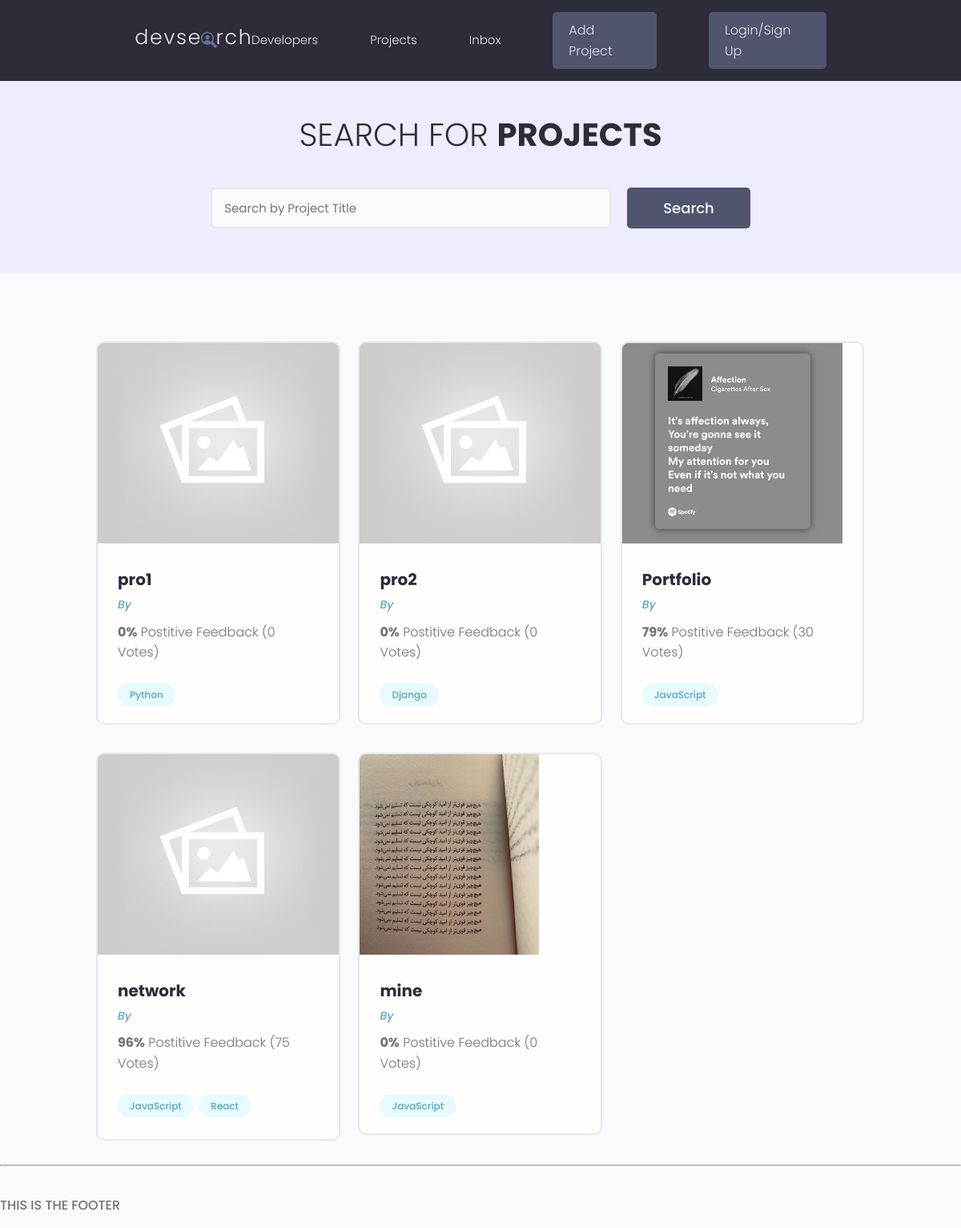
The app's page /projects/, older data.
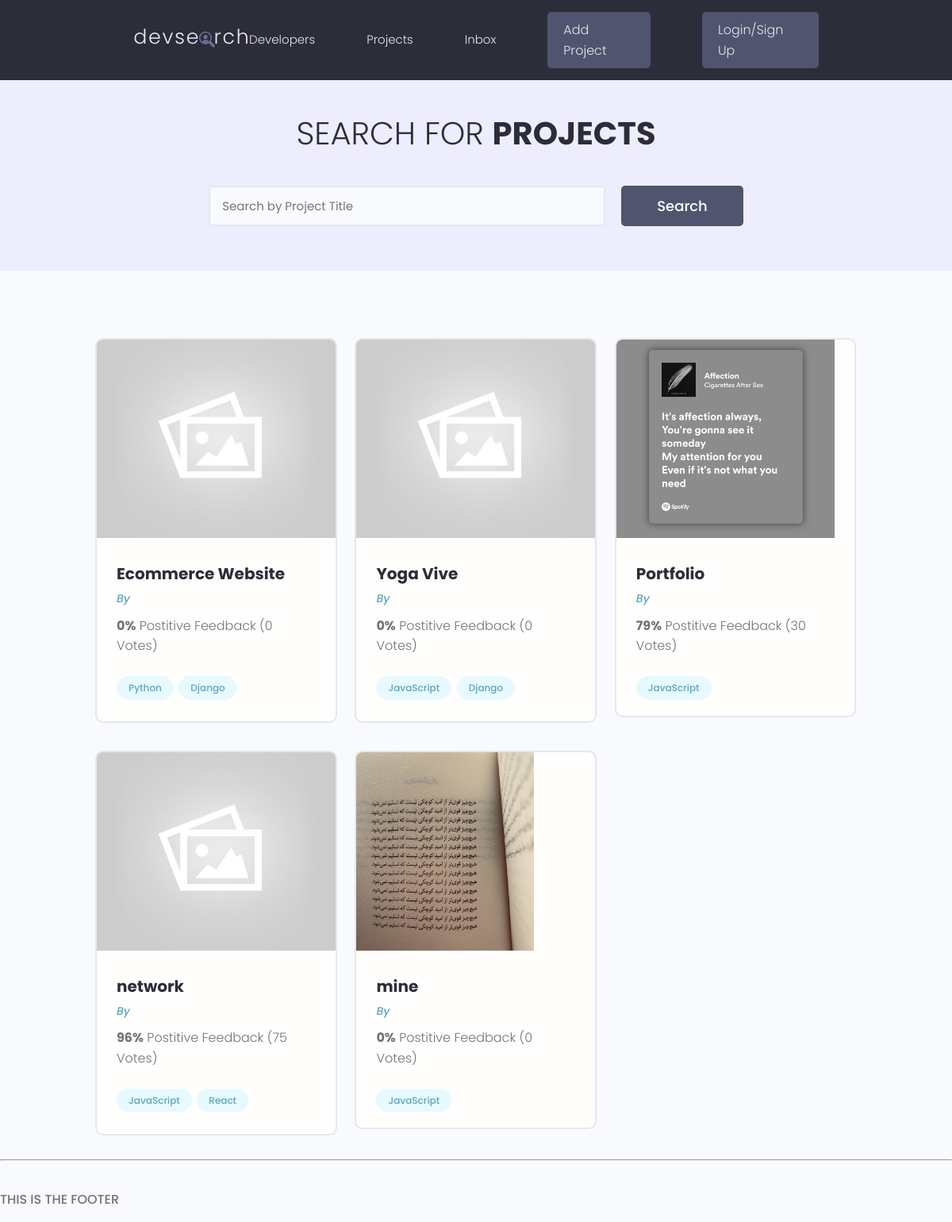
The same page, newer data.
### projects/models.py (models this page shows, shortened)
class Project(models.Model):
    owner= models.ForeignKey(Profile, null=True, blank=True, on_delete=models.SET_NULL)
    title= models.CharField(max_length=200)
    description= models.TextField(null=True , blank=True)
    featured_image= models.ImageField(null=True , blank=True, default='default.jpg')
    demo_link= models.CharField(max_length=2000 , null=True , blank=True)
    source_link= models.CharField(max_length=2000 , null=True , blank=True)
    tags= models.ManyToManyField('Tag', blank=True)
    vote_total= models.IntegerField(default=0, null=True, blank=True)
    vote_ratio= models.IntegerField(default=0, null=True, blank=True)
    created_time= models.DateTimeField(auto_now_add=True)
    id= models.UUIDField(default=uuid.uuid4 , unique=True, primary_key=True, editable=True)

class Tag(models.Model):
    name= models.CharField(max_length=200)
    created_time= models.DateTimeField(auto_now_add=True)
    id= models.UUIDField(default=uuid.uuid4 , unique=True, primary_key=True, editable=True)
    def __str__(self):
        return self.name

### projects/views.py (the view)
# urls.py: path('projects/' , include('projects.urls')),
def projects(request):
    projects = Project.objects.all()
    context = {'projects' : projects}
    return render(request , 'projects/projects.html' , context)

### projects/templates/projects/projects.html (shortened to what this page needs)
{% extends 'main.html' %}
{% block content %}
<main class="projects">
    <section class="hero-section text-center">
      <div class="container container--narrow">
        <div class="hero-section__box">
          <h2>Search for <span>Projects</span></h2>
        </div>
        <div class="hero-section__search">
          <form class="form" action="#" method="get">
            <div class="form__field">
              <input class="input input--text" id="formInput#search" type="text" name="text"
                placeholder="Search by Project Title" />
            </div>
            <input class="btn btn--sub btn--lg" type="submit" value="Search" />
          </form>
        </div>
      </div>
    </section>
    <section class="projectsList">
      <div class="container">
        <div class="grid grid--three">
            {% for project in projects %}
          <div class="column">
            <div class="card project">
              <a href="{% url 'project' project.id %}" class="project">
                <img class="project__thumbnail" src="{{project.featured_image.url}}" alt="project thumbnail" />
                <div class="card__body">
                  <h3 class="project__title">{{project.title}}</h3>
                  <p><a class="project__author" href="{% url 'project' project.id %}">By {{project.owner.name}}</a></p>
                  <p class="project--rating">
                    <span style="font-weight: bold;">{{project.vote_ratio}}%</span> Postitive
                    Feedback ({{project.vote_total}} Vote{{project.vote_total|pluralize:"s"}})
                  </p>
                  <div class="project__tags">
                    {% for tag in project.tags.all %}
                    <span class="tag tag--pill tag--main">
                      <small>{{tag}}</small>
                    </span>
                    {% endfor %}
                  </div>
                </div>
              </a>
            </div>
          </div>
          {% endfor %}
        </div>
      </div>
    </section>
  </main>
{% endblock content %}

### templates/main.html (shortened to what this page needs)
<!DOCTYPE html>
{% load static %}
<html>
<head>
  <link rel="stylesheet" href="https://cdn.iconmonstr.com/1.3.0/css/iconmonstr-iconic-font.min.css" />
  <link rel="stylesheet" href='{% static "uikit/styles/uikit.css" %}' />
  <link rel="stylesheet" href='{% static "styles/app.css" %}' />
</head>
<body>
    {% include 'navbar.html' %}
    {% block content %}
    {% endblock %}
    <hr>
    <h1><strong>THIS IS THE FOOTER</strong></h1>
</body>
</html>

### templates/navbar.html (shortened to what this page needs)
{% load static %}
  <header class="header">
    <div class="container container--narrow">
      <a href="{% url 'profiles' %}" class="header__logo">
        <img src="{% static 'images/logo.svg' %}" alt="DevSearch Logo" />
      </a>
      <nav class="header__nav">
        <ul class="header__menu">
          <li class="header__menuItem"><a href="{% url 'profiles' %}">Developers</a></li>
          <li class="header__menuItem"><a href="{% url 'projects' %}">Projects</a></li>
          <li class="header__menuItem"><a href="">Inbox</a></li>
          <li class="header__menuItem"><a href="{% url 'create-project' %}" class="btn btn--sub">Add Project</a></li>
          <li class="header__menuItem"><a href="" class="btn btn--sub">Login/Sign Up</a></li>
        </ul>
      </nav>
    </div>
  </header>

### static/styles/app.css (style rules this page uses)
:root { --color-sub: #2d2d39; }
.btn--sub { background-color: var(--color-sub-light); }
.card { border: 2px solid var(--color-light); }
img { width: 100%; }
.header { position: sticky; z-index: 111; background-color: var(--color-sub); padding: 1.5rem 0; }
.header > .container { display: flex; justify-content: space-between; align-items: center; }
.header__logo > img { height: 3.8rem; }
.header__nav > ul { display: inline-flex; align-items: center; list-style: none; gap: 6.5rem; }
.header__menuItem > a { color: var(--color-light); font-weight: 300; }
.hero-section { height: 40vh; display: flex; align-items: center; background-color: var(--color-sub); }
.hero-section__box { margin-bottom: 4rem; }
.hero-section__box > h2, .hero-section__box > h2 > span { font-size: 4rem; color: var(--color-light); line-height: 1.3; text-transform: uppercase; }
.hero-section__box > h2 { font-weight: 300; }
.hero-section__box > h2 > span { font-weight: 700; }
.hero-section__search > .form { display: flex; align-items: center; justify-content: center; gap: 2rem; }
.hero-section__search > .form input.input--text { width: 50rem; }
.project__author { font-size: 1.4rem; font-style: italic; }
.project--rating { margin-bottom: 1.6em; margin-top: .5em; }
.projects > .hero-section { background: var(--color-sub-lighter); height: 30vh; }
.projects .hero-section__box { margin-bottom: 2.5rem; }
.projects .hero-section__box > h2 { color: var(--color-sub); }
.projects .hero-section__box > h2 > span { font-weight: 700; color: var(--color-sub); }
.projectsList { margin-top: 8rem; }
.project__thumbnail { height: 25rem; object-fit: cover; object-position: top center; }
.project__title { font-size: 2rem; font-weight: 700; color: var(--color-sub); }

### static/uikit/styles/modules/_variables.css (style rules this page uses)
:root { --color-main: #5aa5b9; --color-main-light: #e6faff; --color-sub: #3f4156; --color-sub-light: #51546e; --color-sub-lighter: #ededfd; --color-text: #737373; --color-gray: #8b8b8b; --color-light: #e5e7eb; --color-light-gray: #767676; --color-bg: #f8fafd; --color-white: #fffefd; --color-white-light: #f3f3f3; --color-success: #359e64; --color-success-bg: #def8e8; --color-error: #fc4b0b; --color-error-bg: #fff2ee; --font-base: 'Poppins', arial, helvetica, 'Segoe UI', roboto, ubuntu, sans-serif; --font-monospace: 'Fira Code', 'Courier New', courier, monospace; --font-regular: 300; --font-medium: 500; --font-bold: 700; --generic-shadow: 1px 1px 5px #00000010; --generic-transition: all 0.3s ease-in-out; }

### static/uikit/styles/modules/_base.css (style rules this page uses)
* { margin: 0; padding: 0; box-sizing: border-box; text-rendering: optimizeLegibility; color: inherit; font-size: inherit; }
html { font-size: 50%; }
@media only screen and (min-width: 480px) { html { font-size: 56.25%; } }
@media only screen and (min-width: 1200px) { html { font-size: 62.5%; } }
body { line-height: 1.6; font-weight: 400; font-size: 1.5rem; color: var(--color-text); background-color: var(--color-bg); min-height: 100vh; }

### static/uikit/styles/modules/_typography.css (style rules this page uses)
* { font-family: var(--font-base); }
h1 { font-size: 4.8rem; font-weight: var(--font-medium); }
h2 { font-size: 3.6rem; font-weight: var(--font-bold); }
h3 { font-size: 3.2rem; font-weight: var(--font-medium); }
p, span, strong { font-size: 1.6rem; color: var(--color-text); font-weight: var(--font-regular); }
strong { font-weight: var(--font-medium); }
a { padding-bottom: 2px; text-decoration: none; display: inline-block; color: var(--color-main); font-weight: var(--font-medium); }

### static/uikit/styles/modules/_utilities.css (style rules this page uses)
.container { width: 92%; max-width: 165rem; margin: 0 auto; box-sizing: border-box; }
.container--narrow { width: 92%; max-width: 120rem; }
@media screen and (min-width: 1000px) { .container { width: 90%; } }
@media screen and (min-width: 1000px) { .container--narrow { width: 85%; } }
@media screen and (min-width: 1200px) { .container { width: 80%; } }
@media screen and (min-width: 1200px) { .container--narrow { width: 72%; } }
.text-center { text-align: center; }

### static/uikit/styles/modules/_card.css (style rules this page uses)
.card { border-radius: 1rem; background-color: var(--color-white); border: 1.5px solid var(--color-light); width: auto; height: auto; margin-top: 0.5rem; margin-bottom: 0.5rem; overflow: hidden; }
.card__body, .card__header { padding: 2rem 2.5rem; }

### static/uikit/styles/modules/_form.css (style rules this page uses)
.form { display: block; }
.form__field { margin-top: 1.5rem; margin-bottom: 1.5rem; }
input.input[type='text'], input.input[type='email'], input.input[type='password'], input.input[type='number'], textarea.input { min-width: 24rem; width: 100%; padding: 1.2rem 1.5rem; border-radius: 0.5rem; border: 2px solid var(--color-light); transition: all 0.3s ease-in-out; background-color: var(--color-bg); }

Row changes from the older to the newer data that the page shows:
changed Project: title "pro1" → "Ecommerce Website"; gains Tag (name "Django")
changed Project: title "pro2" → "Yoga Vive"; gains Tag (name "JavaScript")
